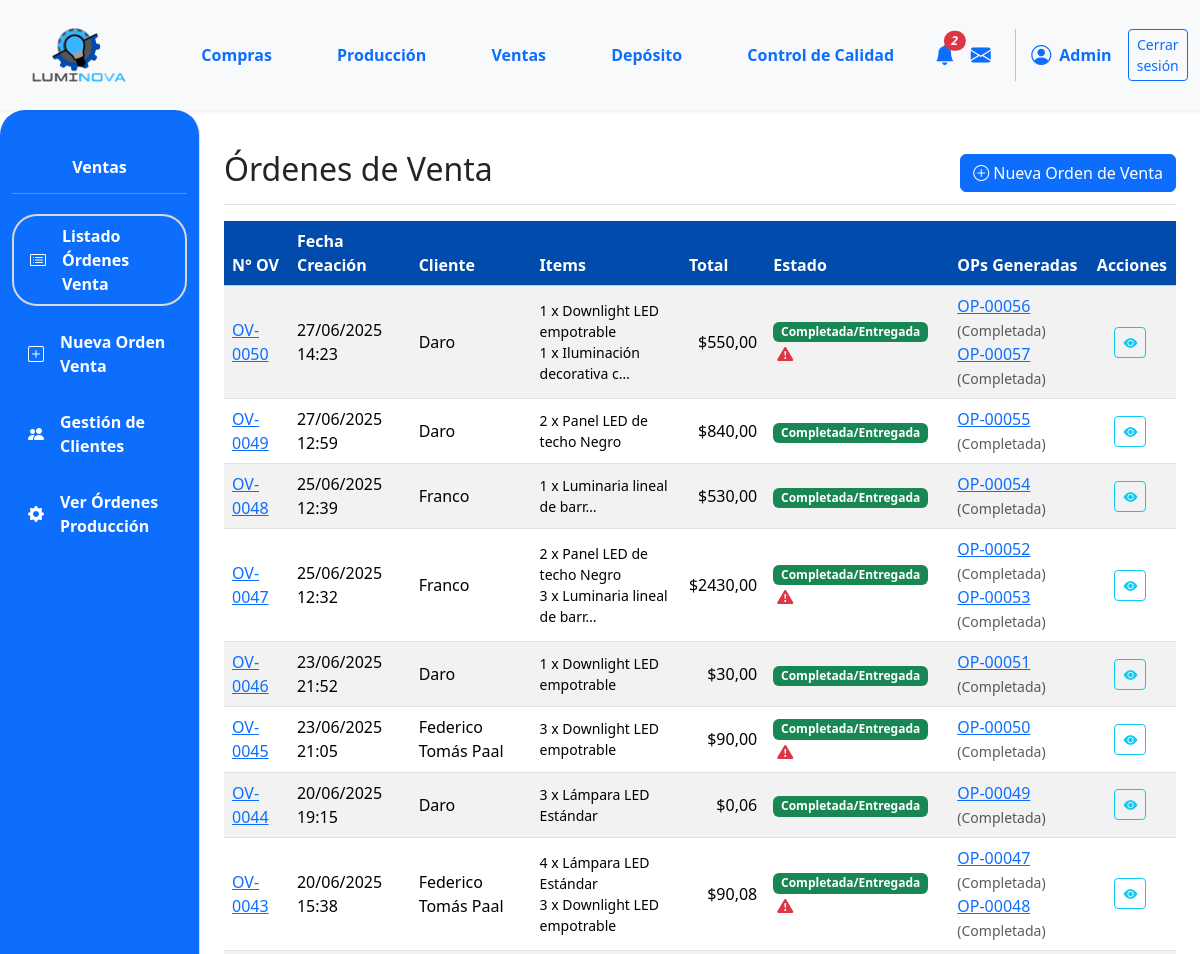
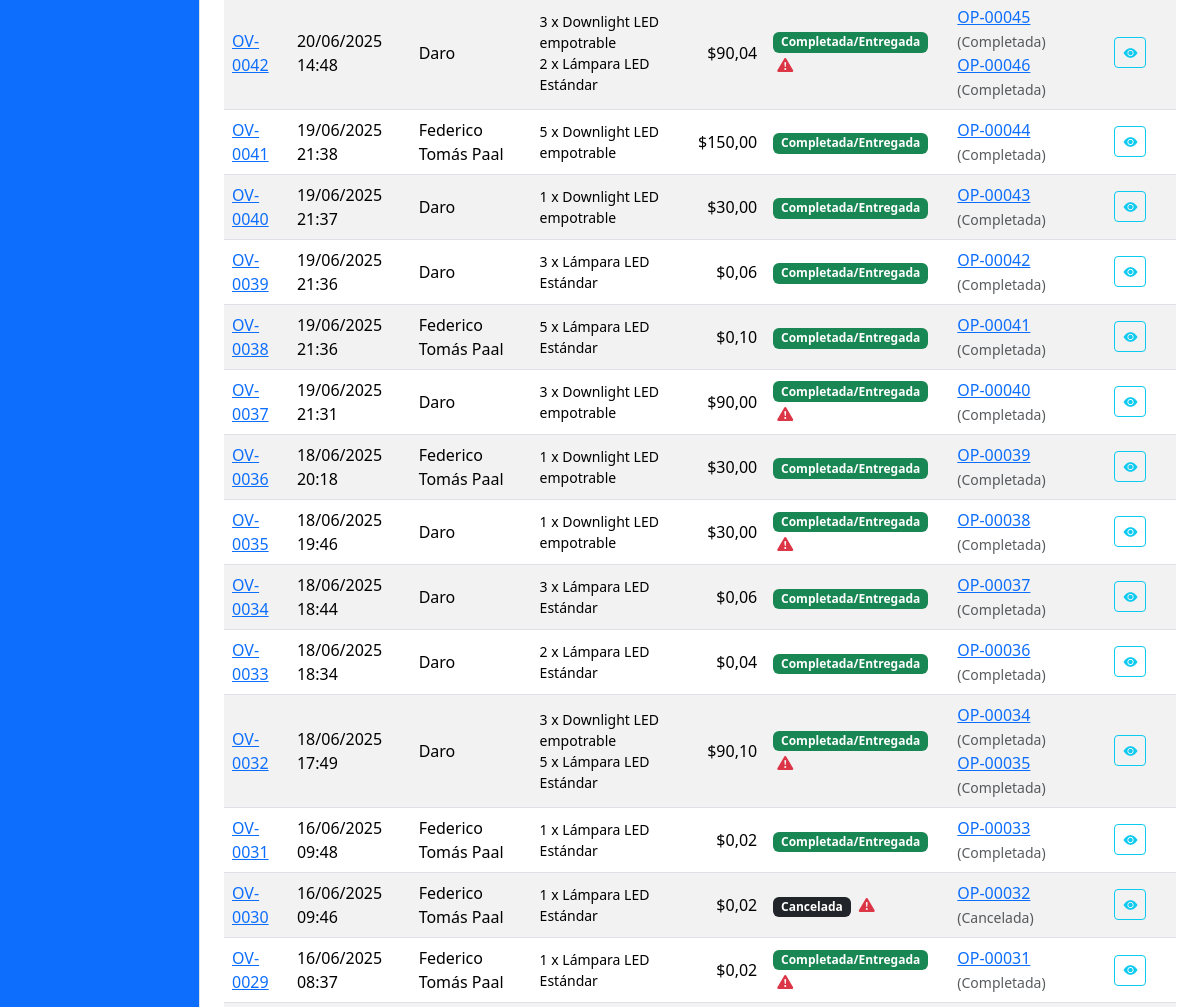
Page /ventas/ventas/ (signed in, upper part) on the earlier database version (2 pictures, top to bottom).
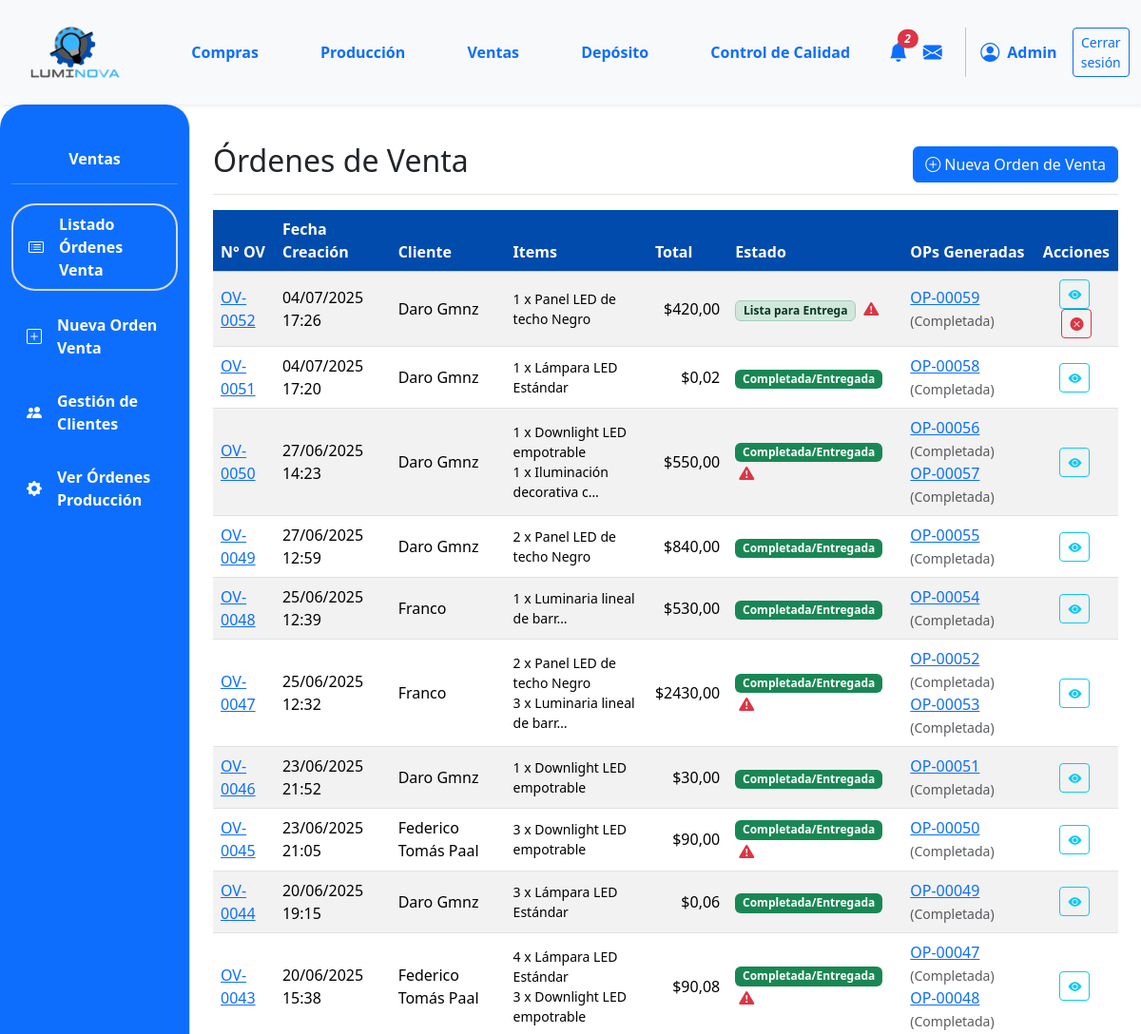
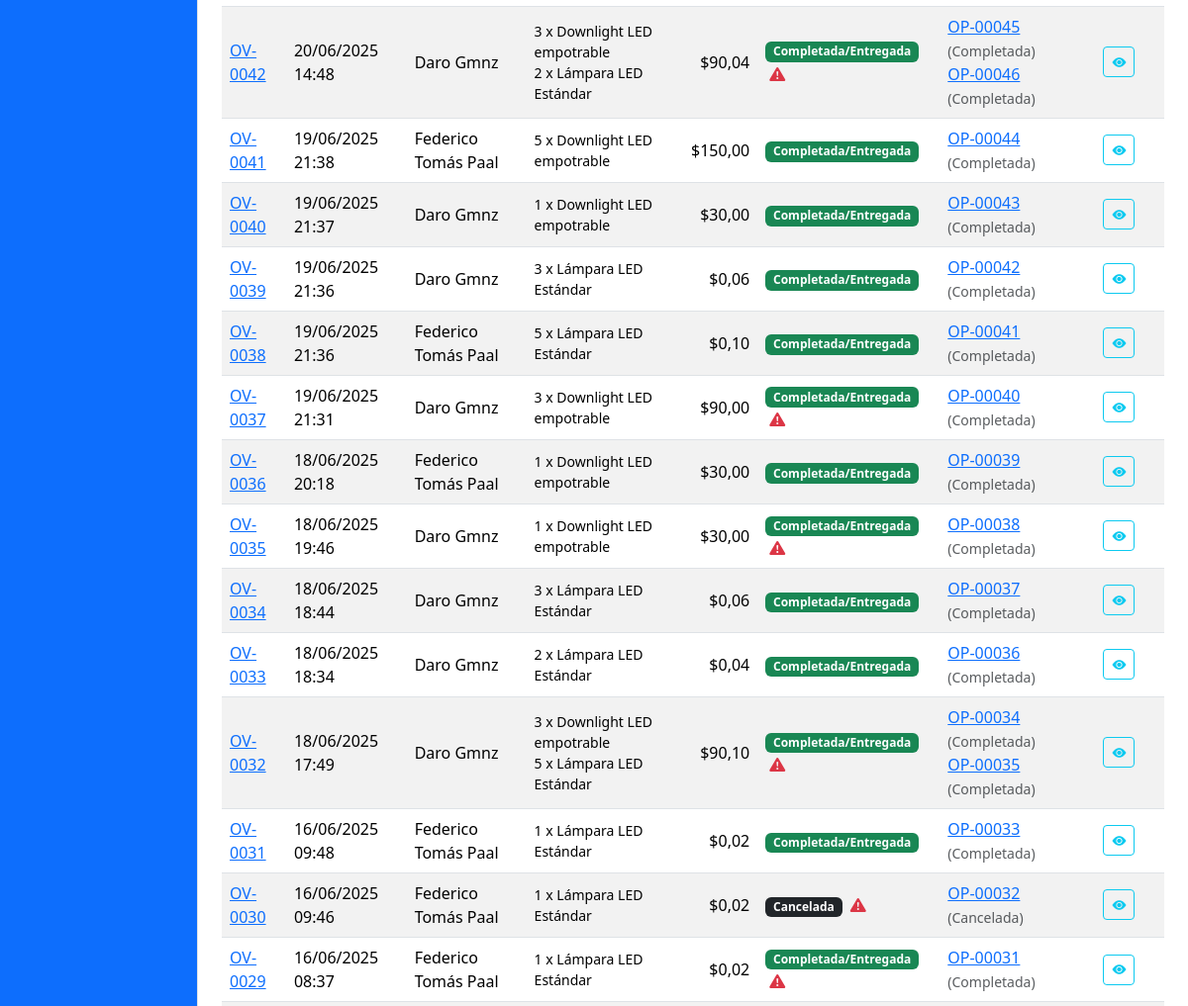
Same page on the later database version (2 pictures, top to bottom).
### App_LUMINOVA/models.py (models this page shows, shortened)
class OrdenVenta(models.Model):
    ESTADO_CHOICES = [
        ("PENDIENTE", "Pendiente Confirmación"),
        ("CONFIRMADA", "Confirmada (Esperando Producción)"),
        ("INSUMOS_SOLICITADOS", "Insumos Solicitados"),
        ("PRODUCCION_INICIADA", "Producción Iniciada"),
        ("PRODUCCION_CON_PROBLEMAS", "Producción con Problemas"),
        ("LISTA_ENTREGA", "Lista para Entrega"),
        ("COMPLETADA", "Completada/Entregada"),
        ("CANCELADA", "Cancelada"),
    ]
    numero_ov = models.CharField(
        max_length=20, unique=True, verbose_name="N° Orden de Venta"
    )
    cliente = models.ForeignKey(
        Cliente, on_delete=models.PROTECT, related_name="ordenes_venta"
    )
    fecha_creacion = models.DateTimeField(default=timezone.now)
    estado = models.CharField(
        max_length=50, choices=ESTADO_CHOICES, default="PENDIENTE"
    )
    total_ov = models.DecimalField(
        max_digits=12, decimal_places=2, default=0.00, verbose_name="Total OV"
    )
    notas = models.TextField(blank=True, null=True)

class Cliente(models.Model):
    nombre = models.CharField(max_length=150, unique=True)
    direccion = models.TextField(blank=True)
    telefono = models.CharField(max_length=25, blank=True)
    email = models.EmailField(unique=True, null=True, blank=True)

class ItemOrdenVenta(models.Model):
    orden_venta = models.ForeignKey(
        OrdenVenta, on_delete=models.CASCADE, related_name="items_ov"
    )
    producto_terminado = models.ForeignKey(ProductoTerminado, on_delete=models.PROTECT)
    cantidad = models.PositiveIntegerField()
    precio_unitario_venta = models.DecimalField(
        max_digits=10, decimal_places=2, verbose_name="Precio Unit. en Venta"
    )
    subtotal = models.DecimalField(max_digits=12, decimal_places=2, editable=False)

class ProductoTerminado(models.Model):
    descripcion = models.CharField(max_length=255)  # Aumentado max_length
    categoria = models.ForeignKey(
        CategoriaProductoTerminado,
        on_delete=models.PROTECT,
        related_name="productos_terminados",
    )
    precio_unitario = models.DecimalField(max_digits=10, decimal_places=2, default=0.00)
    stock = models.IntegerField(default=0)
    modelo = models.CharField(max_length=50, blank=True, null=True)
    potencia = models.IntegerField(blank=True, null=True)
    acabado = models.CharField(max_length=50, blank=True, null=True)
    color_luz = models.CharField(max_length=50, blank=True, null=True)
    material = models.CharField(max_length=50, blank=True, null=True)
    imagen = models.ImageField(null=True, blank=True, upload_to="productos_terminados/")

class OrdenProduccion(models.Model):
    numero_op = models.CharField(
        max_length=20, unique=True, verbose_name="N° Orden de Producción"
    )
    orden_venta_origen = models.ForeignKey(
        OrdenVenta,
        on_delete=models.SET_NULL,
        null=True,
        blank=True,
        related_name="ops_generadas",
    )
    producto_a_producir = models.ForeignKey(
        ProductoTerminado, on_delete=models.PROTECT, related_name="ordenes_produccion"
    )
    cantidad_a_producir = models.PositiveIntegerField()
    estado_op = models.ForeignKey(
        EstadoOrden,
        on_delete=models.SET_NULL,
        null=True,
        blank=True,
        related_name="ops_estado",
    )
    fecha_solicitud = models.DateTimeField(default=timezone.now)
    fecha_inicio_real = models.DateTimeField(null=True, blank=True)
    fecha_inicio_planificada = models.DateField(null=True, blank=True)
    fecha_fin_real = models.DateTimeField(null=True, blank=True)
    fecha_fin_planificada = models.DateField(null=True, blank=True)
    sector_asignado_op = models.ForeignKey(
        SectorAsignado,
        on_delete=models.SET_NULL,
        null=True,
        blank=True,
        related_name="ops_sector",
    )
    notas = models.TextField(null=True, blank=True, verbose_name="Notas")
    def get_estado_op_display(self):
        if self.estado_op:
            return self.estado_op.nombre
        return "Sin Estado Asignado"

class EstadoOrden(models.Model):
    nombre = models.CharField(max_length=50, unique=True)

### App_LUMINOVA/views.py (the view)
# urls.py: path("ventas/", ventas_lista_ov_view, name="ventas_lista_ov"),
@login_required
def ventas_lista_ov_view(request):
    ordenes_de_venta_query = (
        OrdenVenta.objects.select_related("cliente")
        .prefetch_related(
            "items_ov__producto_terminado",
            Prefetch(
                "ops_generadas",
                queryset=OrdenProduccion.objects.select_related(
                    "estado_op", "producto_a_producir"
                )
                .prefetch_related(
                    Prefetch(
                        "reportes_incidencia",
                        queryset=Reportes.objects.select_related(
                            "reportado_por", "sector_reporta"
                        ).order_by("-fecha"),
                    )
                )
                .order_by("numero_op"),
                to_attr="lista_ops_con_reportes_y_estado",  # Usamos un nombre claro para el resultado del prefetch
            ),
        )
        .order_by("-fecha_creacion")
    )
    ordenes_list_con_info_reporte = []
    for ov in ordenes_de_venta_query:
        ov.tiene_algun_reporte_asociado = False  # Inicializar bandera
        if hasattr(
            ov, "lista_ops_con_reportes_y_estado"
        ):  # Verificar que el prefetch funcionó
            for op in ov.lista_ops_con_reportes_y_estado:
                if (
                    op.reportes_incidencia.all().exists()
                ):  # Si alguna de las OPs de esta OV tiene reportes...
                    ov.tiene_algun_reporte_asociado = True
                    break  # Salimos del bucle interior, ya sabemos que hay al menos un reporte.
        ordenes_list_con_info_reporte.append(ov)
    context = {
        "ordenes_list": ordenes_list_con_info_reporte,  # Pasamos la lista procesada a la plantilla
        "titulo_seccion": "Órdenes de Venta",
    }
    return render(request, "ventas/ventas_lista_ov.html", context)

### App_LUMINOVA/templates/ventas/ventas_lista_ov.html (shortened to what the changed rows need)
{% extends 'padre.html' %}
{% load static %}
{% load django_bootstrap5 %}
{% block content %}
<div class="d-flex justify-content-between flex-wrap flex-md-nowrap align-items-center pt-3 pb-2 mb-3 border-bottom">
    <h1 class="h2">{{ titulo_seccion }}</h1>
</div>
<div class="table-responsive mt-3">
    <table class="table table-striped table-hover align-middle">
        <thead class="table-light">
            <tr>
                <th {% if not DEBUG %}class="color-thead"{% endif %} style="background-color: #014BAC; color: white;">N° OV</th>
                <th {% if not DEBUG %}class="color-thead"{% endif %} style="background-color: #014BAC; color: white;">Fecha Creación</th>
                <th {% if not DEBUG %}class="color-thead"{% endif %} style="background-color: #014BAC; color: white;">Cliente</th>
                <th {% if not DEBUG %}class="color-thead"{% endif %} style="background-color: #014BAC; color: white;">Items</th>
                <th {% if not DEBUG %}class="color-thead"{% endif %} style="background-color: #014BAC; color: white;" class="text-end">Total</th>
                <th {% if not DEBUG %}class="color-thead"{% endif %} style="background-color: #014BAC; color: white;">Estado</th>
                <th {% if not DEBUG %}class="color-thead"{% endif %} style="background-color: #014BAC; color: white;">OPs Generadas</th>
                <th {% if not DEBUG %}class="color-thead"{% endif %} style="background-color: #014BAC; color: white;" class="text-center">Acciones</th>
            </tr>
        </thead>
        <tbody>
            {% for ov in ordenes_list %}
            <tr>
                <td><a href="{% url 'App_LUMINOVA:ventas_detalle_ov' ov.id %}">{{ ov.numero_ov }}</a></td>
                <td>{{ ov.fecha_creacion|date:"d/m/Y H:i" }}</td>
                <td>{{ ov.cliente.nombre|default_if_none:"N/A" }}</td>
                <td>
                    <ul class="list-unstyled mb-0 small">
                    {% for item in ov.items_ov.all %}
                        <li>{{ item.cantidad }} x {{ item.producto_terminado.descripcion|truncatechars:25 }}</li>
                    {% empty %}
                        <li>Sin ítems</li>
                    {% endfor %}
                    </ul>
                </td>
                <td class="text-end">${{ ov.total_ov|floatformat:2 }}</td>
                <td>
                    <span class="badge
                        {% if ov.estado == 'PENDIENTE' %}bg-warning text-dark
                        {% elif ov.estado == 'CONFIRMADA' %}bg-secondary
                        {% elif ov.estado == 'INSUMOS_SOLICITADOS' %}bg-info-subtle text-info-emphasis border border-info-subtle
                        {% elif ov.estado == 'PRODUCCION_INICIADA' %}bg-primary
                        {% elif ov.estado == 'PRODUCCION_CON_PROBLEMAS' %}bg-danger-subtle text-danger-emphasis border border-danger-subtle
                        {% elif ov.estado == 'LISTA_ENTREGA' %}bg-success-subtle text-success-emphasis border border-success-subtle
                        {% elif ov.estado == 'COMPLETADA' %}bg-success
                        {% elif ov.estado == 'CANCELADA' %}bg-dark
                        {% else %}bg-light text-dark{% endif %}">
                        {{ ov.get_estado_display }}
                    </span>
                    {% if ov.tiene_algun_reporte_asociado %}
                        <a href="#" data-bs-toggle="modal" data-bs-target="#modalReportesOV{{ ov.id }}"
                           class="ms-1" title="Ver reportes de problemas asociados a esta OV">
                            <i class="bi bi-exclamation-triangle-fill text-danger"></i>
                        </a>
                    {% endif %}
                </td>
                <td>
                    {% for op_gen in ov.lista_ops_con_reportes_y_estado %}
                        <a href="{% url 'App_LUMINOVA:produccion_detalle_op' op_gen.id %}">{{ op_gen.numero_op }}</a>
                        <small class="text-muted">({{ op_gen.get_estado_op_display }})</small>
                        {% if not forloop.last %}<br>{% endif %}
                    {% empty %}
                        Ninguna
                    {% endfor %}
                </td>
                <td class="text-center">
                     <a href="{% url 'App_LUMINOVA:ventas_detalle_ov' ov.id %}" class="btn btn-sm btn-outline-info me-1" title="Ver Detalle OV {{ ov.numero_ov }}">
                         <i class="bi bi-eye-fill"></i>
                     </a>
                    {% if ov.estado != 'CANCELADA' and ov.estado != 'COMPLETADA' %}
                     <a href="#" class="btn btn-sm btn-outline-danger"
                        data-bs-toggle="modal"
                        data-bs-target="#cancelarOVModal{{ ov.id }}"
                        title="Cancelar OV {{ ov.numero_ov }}">
                         <i class="bi bi-x-circle-fill"></i>
                     </a>
                    {% endif %}
                </td>
            </tr>
            {% empty %}
            <tr>
                <td colspan="8" class="text-center fst-italic text-muted">No hay órdenes de venta registradas.</td>
            </tr>
            {% endfor %}
        </tbody>
    </table>
</div>
{% endblock %}

Differences in the rows shown:
added OrdenVenta: numero_ov "OV-0052", fecha_creacion "04/07/2025 17:26", cliente.nombre "Daro Gmnz", total_ov "420,00", estado "Lista para Entrega"
added ItemOrdenVenta: cantidad "1", producto_terminado.descripcion "Panel LED de techo Negro", shown under "OV-0052"
added OrdenProduccion: numero_op "OP-00059", estado_op "Completada", shown under "OV-0052"
added OrdenVenta: numero_ov "OV-0051", fecha_creacion "04/07/2025 17:20", cliente.nombre "Daro Gmnz", total_ov "0,02", estado "Completada/Entregada"
added ItemOrdenVenta: cantidad "1", producto_terminado.descripcion "Lámpara LED Estándar", shown under "OV-0051"
added OrdenProduccion: numero_op "OP-00058", estado_op "Completada", shown under "OV-0051"
changed through a linked row, OrdenVenta "OV-0050": cliente.nombre "Daro" → "Daro Gmnz"
changed through a linked row, OrdenVenta "OV-0049": cliente.nombre "Daro" → "Daro Gmnz"
changed through a linked row, OrdenVenta "OV-0046": cliente.nombre "Daro" → "Daro Gmnz"
changed through a linked row, OrdenVenta "OV-0044": cliente.nombre "Daro" → "Daro Gmnz"
changed through a linked row, OrdenVenta "OV-0042": cliente.nombre "Daro" → "Daro Gmnz"
changed through a linked row, OrdenVenta "OV-0040": cliente.nombre "Daro" → "Daro Gmnz"
changed through a linked row, OrdenVenta "OV-0039": cliente.nombre "Daro" → "Daro Gmnz"
changed through a linked row, OrdenVenta "OV-0037": cliente.nombre "Daro" → "Daro Gmnz"
changed through a linked row, OrdenVenta "OV-0035": cliente.nombre "Daro" → "Daro Gmnz"
changed through a linked row, OrdenVenta "OV-0034": cliente.nombre "Daro" → "Daro Gmnz"
changed through a linked row, OrdenVenta "OV-0033": cliente.nombre "Daro" → "Daro Gmnz"
changed through a linked row, OrdenVenta "OV-0032": cliente.nombre "Daro" → "Daro Gmnz"
